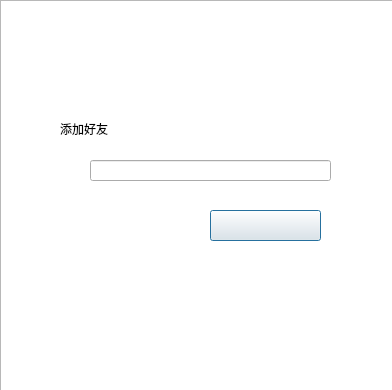
<?xml version="1.0" encoding="UTF-8"?>
<ui version="4.0">
 <class>addfriends</class>
 <widget class="QDialog" name="addfriends">
  <property name="geometry">
   <rect>
    <x>0</x>
    <y>0</y>
    <width>392</width>
    <height>390</height>
   </rect>
  </property>
  <property name="windowTitle">
   <string>Dialog</string>
  </property>
  <widget class="QLabel" name="label">
   <property name="geometry">
    <rect>
     <x>60</x>
     <y>120</y>
     <width>67</width>
     <height>17</height>
    </rect>
   </property>
   <property name="text">
    <string>添加好友</string>
   </property>
  </widget>
  <widget class="QLabel" name="label_2">
   <property name="geometry">
    <rect>
     <x>60</x>
     <y>160</y>
     <width>21</width>
     <height>21</height>
    </rect>
   </property>
   <property name="text">
    <string/>
   </property>
   <property name="pixmap">
    <pixmap resource="res.qrc">:/img/search.png</pixmap>
   </property>
   <property name="scaledContents">
    <bool>true</bool>
   </property>
  </widget>
  <widget class="QLineEdit" name="lineEdit">
   <property name="geometry">
    <rect>
     <x>90</x>
     <y>160</y>
     <width>241</width>
     <height>21</height>
    </rect>
   </property>
  </widget>
  <widget class="QListView" name="listView">
   <property name="geometry">
    <rect>
     <x>0</x>
     <y>0</y>
     <width>401</width>
     <height>391</height>
    </rect>
   </property>
   <property name="styleSheet">
    <string notr="true">border-image: url(:/img/background.png);</string>
   </property>
  </widget>
  <widget class="QPushButton" name="pushButton">
   <property name="geometry">
    <rect>
     <x>210</x>
     <y>210</y>
     <width>111</width>
     <height>31</height>
    </rect>
   </property>
   <property name="styleSheet">
    <string notr="true">border-image: url(:/img/yes.png);</string>
   </property>
   <property name="text">
    <string/>
   </property>
  </widget>
  <zorder>listView</zorder>
  <zorder>label</zorder>
  <zorder>label_2</zorder>
  <zorder>lineEdit</zorder>
  <zorder>pushButton</zorder>
 </widget>
 <resources>
  <include location="res.qrc"/>
 </resources>
 <connections/>
</ui>
